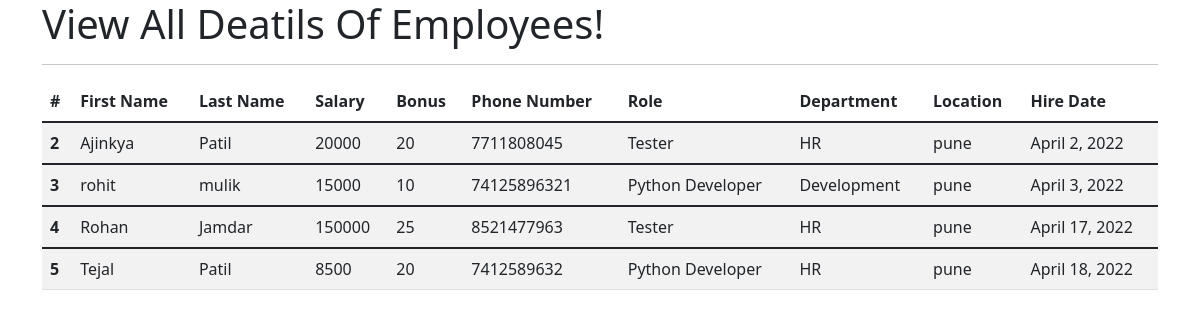
The app's page /all_emp with its own data.
### emp_app/models.py (models this page shows, shortened)
class Employee(models.Model):
    first_name = models.CharField(max_length=100,null=False)
    last_name = models.CharField(max_length=100)
    dept = models.ForeignKey(Department, on_delete=models.CASCADE)
    salary = models.IntegerField(default=0)
    bonus = models.IntegerField(default=0)
    role = models.ForeignKey(Role,on_delete=models.CASCADE)
    phone = models.IntegerField(default=0)
    hire_date = models.DateField()
    def __str__(self):
        return "%s %s %s %s" % (self.first_name, self.last_name, self.salary, self.phone)

class Role(models.Model):
    name = models.CharField(max_length=100, null=False)

class Department(models.Model):
    name = models.CharField(max_length=100, null=False)
    location = models.CharField(max_length=100)

### emp_app/views.py (the view)
# urls.py: path('all_emp', views.all_emp, name='all_emp'),
def all_emp(request):
    emps = Employee.objects.all()
    context = {
        'emps' : emps
    }
    print(context)
    return render(request,'view_all_emp.html', context)

### emp_app/templates/view_all_emp.html (shortened to what this page needs)
<!doctype html>
<html lang="en">
  <head>
    <link href="https://cdn.jsdelivr.net/npm/bootstrap@5.1.3/dist/css/bootstrap.min.css" rel="stylesheet">
  </head>
  <body>
    <div class="container">
        <h1>View All Deatils Of  Employees!</h1>
        <hr>
        <table class="table table-striped">
          <thead>
            <tr>
              <th scope="col">#</th>
              <th scope="col">First Name</th>
              <th scope="col">Last Name</th>
              <th scope="col">Salary</th>
              <th scope="col">Bonus</th>
              <th scope="col">Phone Number</th>
              <th scope="col">Role</th>
              <th scope="col">Department</th>
              <th scope="col">Location</th>
              <th scope="col">Hire Date</th>
            </tr>
          </thead>
            {% for emp in emps %}
          <tbody>
            <tr>
              <th scope="row">{{emp.id}}</th>
              <td>{{emp.first_name}}</td>
              <td>{{emp.last_name}}</td>
              <td>{{emp.salary}}</td>
              <td>{{emp.bonus}}</td>
              <td>{{emp.phone}}</td>
              <td>{{emp.role.name}}</td>
              <td>{{emp.dept.name}}</td>
              <td>{{emp.dept.location}}</td>
              <td>{{emp.hire_date}}</td>
            </tr>
          </tbody>
          {% endfor %}
        </table>
</div>
  </body>
</html>

### records on screen
Employee: id "2", first_name "Ajinkya", last_name "Patil", salary "20000", bonus "20", phone "7711808045", role.name "Tester", dept.name "HR", dept.location "pune", hire_date "April 2, 2022"
Employee: id "3", first_name "rohit", last_name "mulik", salary "15000", bonus "10", phone "74125896321", role.name "Python Developer", dept.name "Development", dept.location "pune", hire_date "April 3, 2022"
Employee: id "4", first_name "Rohan", last_name "Jamdar", salary "150000", bonus "25", phone "8521477963", role.name "Tester", dept.name "HR", dept.location "pune", hire_date "April 17, 2022"
Employee: id "5", first_name "Tejal", last_name "Patil", salary "8500", bonus "20", phone "7412589632", role.name "Python Developer", dept.name "HR", dept.location "pune", hire_date "April 18, 2022"
